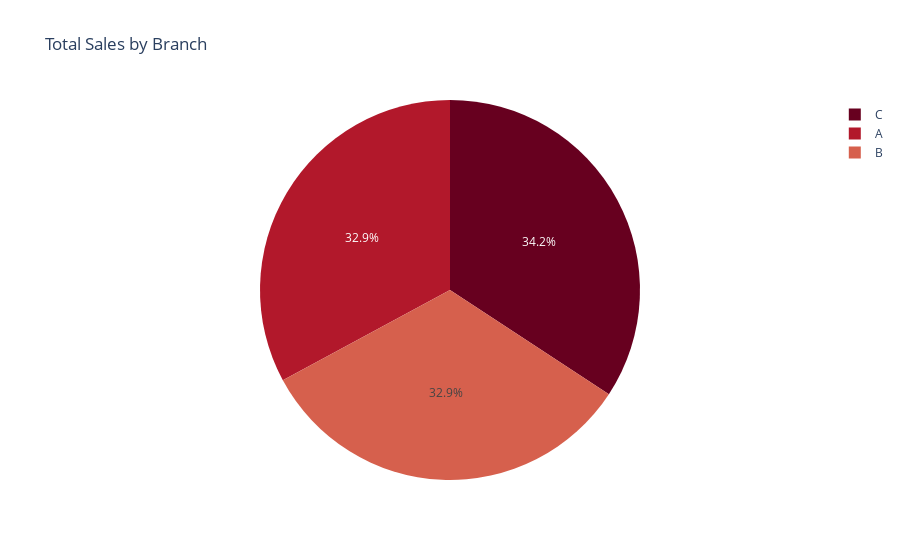

The cell this chart's notebook holds for it:
### Code cell
px.pie(branch_total_sales, names='Branch', values='gross income', title='Total Sales by Branch',color_discrete_sequence=px.colors.sequential.RdBu)

### Figure 1 — Plotly figure (JSON) as saved in the notebook; plotly's stock layout.template omitted (floating-point values rounded to 4 significant figures)
{"data": [{"domain": {"x": [0, 1], "y": [0, 1]}, "hovertemplate": "Branch=%{label}<br>gross income=%{value}<extra></extra>", "labels": ["A", "B", "C"], "legendgroup": "", "name": "", "showlegend": true, "type": "pie", "values": [5057.0, 5057.0, 5265.0]}], "layout": {"autosize": true, "legend": {"tracegroupgap": 0}, "piecolorway": ["rgb(103,0,31)", "rgb(178,24,43)", "rgb(214,96,77)", "rgb(244,165,130)", "rgb(253,219,199)", "rgb(247,247,247)", "rgb(209,229,240)", "rgb(146,197,222)", "rgb(67,147,195)", "rgb(33,102,172)", "rgb(5,48,97)"], "title": {"text": "Total Sales by Branch"}}}
